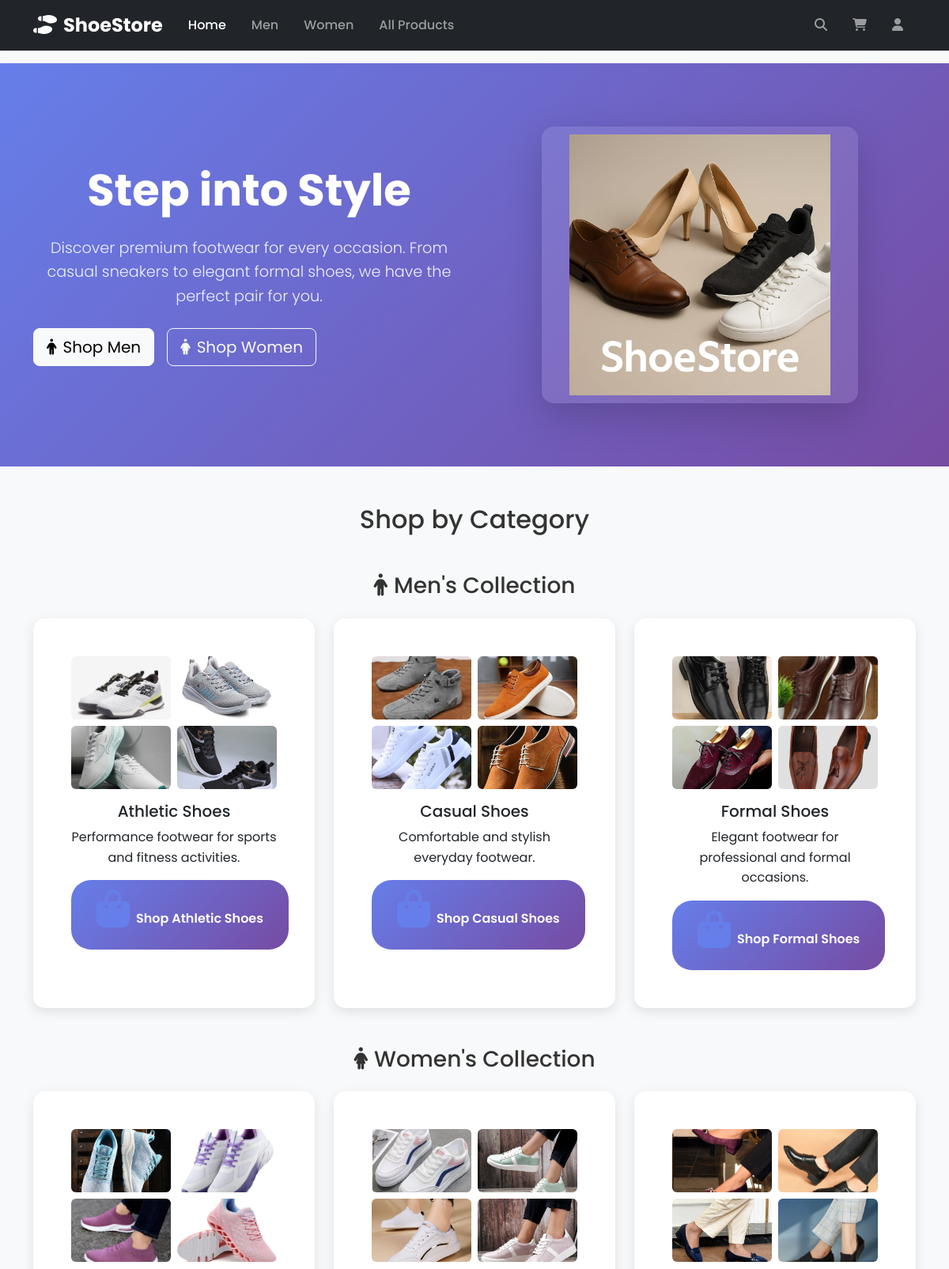
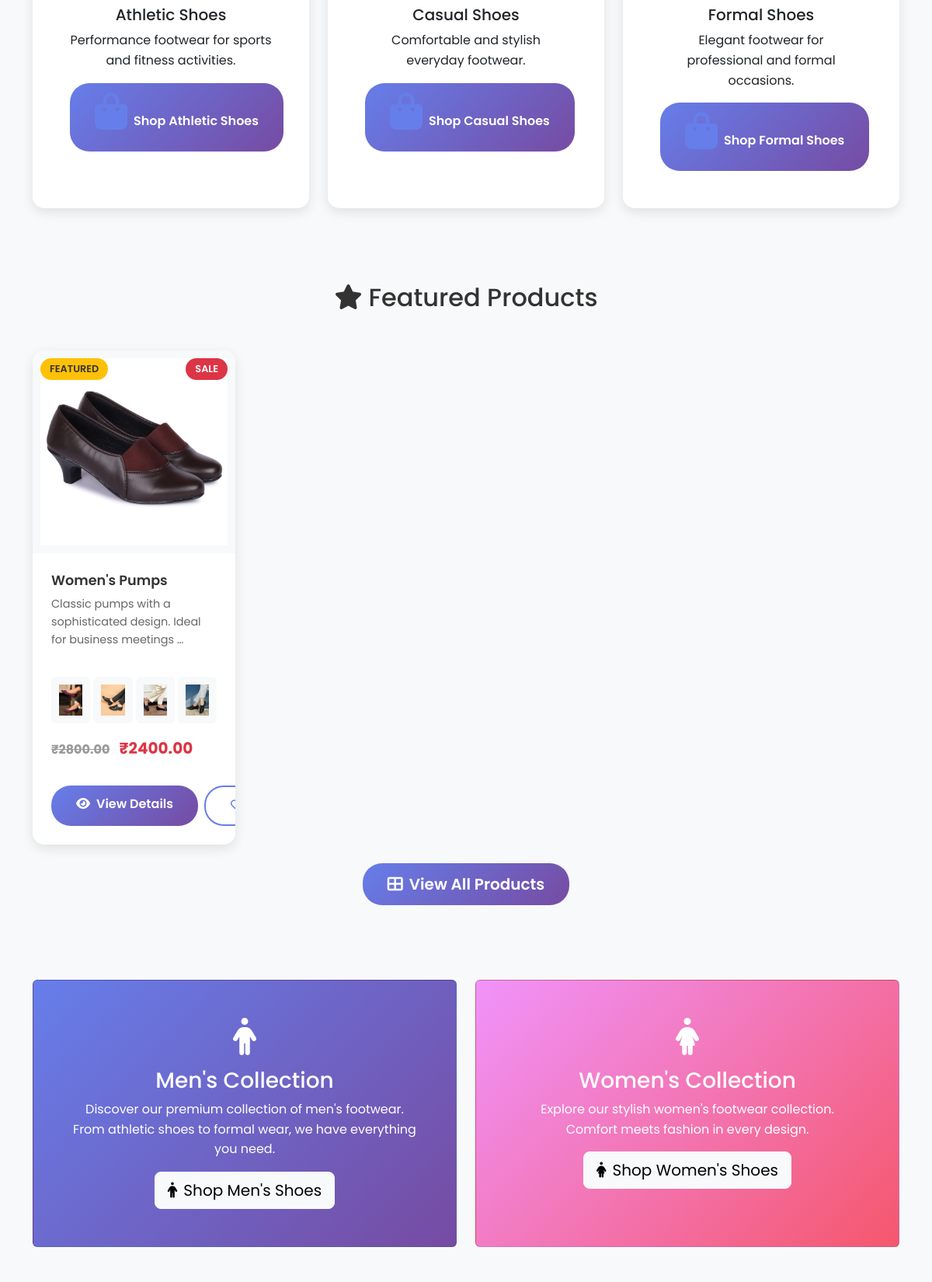
The page / (upper part) on the database its author committed (2 pictures, top to bottom).
### store/models.py (models this page shows, shortened)
class Category(models.Model):
    name = models.CharField(max_length=100)
    slug = models.SlugField(max_length=100, unique=True)
    description = models.TextField(blank=True)
    image = models.ImageField(upload_to='categories/', blank=True, null=True)
    class Meta:
        verbose_name_plural = 'categories'
        ordering = ['name']

class Product(models.Model):
    GENDER_CHOICES = [
        ('M', 'Men'),
        ('W', 'Women'),
        ('U', 'Unisex'),
    ]
    name = models.CharField(max_length=200)
    slug = models.SlugField(max_length=200, unique=True)
    category = models.ForeignKey(Category, related_name='products', on_delete=models.CASCADE)
    gender = models.CharField(max_length=1, choices=GENDER_CHOICES, default='U')
    description = models.TextField()
    price = models.DecimalField(max_digits=10, decimal_places=2)
    sale_price = models.DecimalField(max_digits=10, decimal_places=2, blank=True, null=True)
    image = models.ImageField(upload_to='products/', blank=True, null=True)
    available = models.BooleanField(default=True)
    created = models.DateTimeField(auto_now_add=True)
    updated = models.DateTimeField(auto_now=True)
    featured = models.BooleanField(default=False)
    class Meta:
        ordering = ['name']
        indexes = [
            models.Index(fields=['id', 'slug']),
        ]
    def get_absolute_url(self):
        return reverse('store:product_detail', args=[self.slug])
    @property
    def is_on_sale(self):
        return self.sale_price is not None and self.sale_price < self.price
    def get_static_image_path(self):
        if self.gender == 'M':
            gender_path = 'men'
        elif self.gender == 'W':
            gender_path = 'women'
        else:
            gender_path = 'men'
        category_mapping = {
            'athletic': 'athletic',
            'casual': 'casual',
            'formal': 'formal'
        }
        category_dir = category_mapping.get(self.category.slug, 'casual')
        image_dir = f'static/images/{gender_path}/{category_dir}/'
        try:
            image_files = [f for f in os.listdir(image_dir) if f.lower().endswith(('.jpg', '.jpeg', '.png', '.webp', '.gif', '.avif'))]
            if image_files:
                selected_image = image_files[self.id % len(image_files)]
                if os.path.exists(os.path.join(image_dir, selected_image)):
                    return static(f'images/{gender_path}/{category_dir}/{selected_image}')
                else:
                    for img_file in image_files:
                        if os.path.exists(os.path.join(image_dir, img_file)):
                            return static(f'images/{gender_path}/{category_dir}/{img_file}')
            else:
                return static('images/placeholder.svg')
        except (OSError, FileNotFoundError):
            return static('images/placeholder.svg')
        return static('images/placeholder.svg')
    @property
    def static_image_url(self):
        return self.get_static_image_path()
    def get_category_gender_images(self):
        category_mapping = {
            'athletic': 'athletic',
            'casual': 'casual',
            'formal': 'formal'
        }
        category_dir = category_mapping.get(self.category.slug, 'casual')
        gender_path = 'men' if self.gender == 'M' else 'women'
        image_dir = f'static/images/{gender_path}/{category_dir}/'
        images = []
        try:
            for fname in os.listdir(image_dir):
                if fname.lower().endswith(('.jpg', '.jpeg', '.png', '.webp', '.gif', '.avif')):
                    images.append(static(f'images/{gender_path}/{category_dir}/{fname}'))
        except (OSError, FileNotFoundError):
            pass
        if not images:
            images = [static('images/placeholder.svg')]
        return images
    @property
    def category_images(self):
        return self.get_category_gender_images()

### store/views.py (the view)
# urls.py: 2. Add a URL to urlpatterns:  path('', views.home, name='home')
def home(request):
    featured_products = Product.objects.filter(featured=True, available=True)[:6]
    categories = Category.objects.all()
    category_images = {}
    for category in categories:
        category_images[category.slug] = {}
        for gender in ['men', 'women']:
            images = []
            image_dir = f'static/images/{gender}/{category.slug}/'
            try:
                import os
                image_files = [f for f in os.listdir(image_dir) if f.lower().endswith(('.jpg', '.jpeg', '.png', '.webp', '.gif', '.avif'))]
                for img_file in image_files[:4]:  # Limit to 4 images per gender per category
                    images.append(f'images/{gender}/{category.slug}/{img_file}')
            except (OSError, FileNotFoundError):
                continue
            category_images[category.slug][gender] = images
    context = {
        'featured_products': featured_products,
        'categories': categories,
        'category_images': category_images,
    }
    return render(request, 'store/home.html', context)

### templates/store/home.html (shortened to what this page needs)
{% extends 'store/base.html' %}
{% load static dict_extras %}
{% block content %}
<section class="hero-section">
    <div class="container">
        <div class="row align-items-center">
            <div class="col-lg-6 col-md-12 mb-4 mb-lg-0">
                <h1 class="display-4 fw-bold mb-4">Step into Style</h1>
                <p class="lead mb-4">Discover premium footwear for every occasion. From casual sneakers to elegant formal shoes, we have the perfect pair for you.</p>
                <div class="d-flex flex-column flex-sm-row gap-3">
                    <a href="{% url 'store:men_shoes' %}" class="btn btn-light btn-lg">
                        <i class="fas fa-male me-2"></i>Shop Men
                    </a>
                    <a href="{% url 'store:women_shoes' %}" class="btn btn-outline-light btn-lg">
                        <i class="fas fa-female me-2"></i>Shop Women
                    </a>
                </div>
            </div>
            <div class="col-lg-6 col-md-12 text-center">
                <img src="{% static 'images/premium.jpg.jpg' %}" alt="Premium Shoes" class="img-fluid rounded shadow-lg">
            </div>
        </div>
    </div>
</section>
<section class="py-5">
    <div class="container">
        <h2 class="text-center mb-5">Shop by Category</h2>
        <h3 class="text-center mb-4">
            <i class="fas fa-male me-2"></i>Men's Collection
        </h3>
        <div class="row g-4 mb-5">
            {% for category in categories %}
            {% with men_images=category_images|dict_get:category.slug|dict_get:'men' %}
            <div class="col-xl-4 col-lg-6 col-md-6 col-sm-12">
                <div class="category-card card h-100">
                    <div class="card-body text-center">
                        <div class="category-images-preview mb-3">
                            <div class="row g-2">
                                {% for image_path in men_images|slice:":4" %}
                                <div class="col-6">
                                    <img src="{% static image_path %}" class="img-fluid rounded" alt="{{ category.name }}" style="height: 80px; object-fit: cover; width: 100%;">
                                </div>
                                {% endfor %}
                            </div>
                        </div>
                        <h5 class="card-title">{{ category.name }}</h5>
                        <p class="card-text">{{ category.description|truncatewords:15 }}</p>
                        <a href="{% url 'store:category_detail' category.slug %}" class="btn btn-primary">
                            <i class="fas fa-shopping-bag me-2"></i>Shop {{ category.name }}
                        </a>
                    </div>
                </div>
            </div>
            {% endwith %}
            {% endfor %}
        </div>
        <h3 class="text-center mb-4">
            <i class="fas fa-female me-2"></i>Women's Collection
        </h3>
        <div class="row g-4">
            {% for category in categories %}
            {% with women_images=category_images|dict_get:category.slug|dict_get:'women' %}
            <div class="col-xl-4 col-lg-6 col-md-6 col-sm-12">
                <div class="category-card card h-100">
                    <div class="card-body text-center">
                        <div class="category-images-preview mb-3">
                            <div class="row g-2">
                                {% for image_path in women_images|slice:":4" %}
                                <div class="col-6">
                                    <img src="{% static image_path %}" class="img-fluid rounded" alt="{{ category.name }}" style="height: 80px; object-fit: cover; width: 100%;">
                                </div>
                                {% endfor %}
                            </div>
                        </div>
                        <h5 class="card-title">{{ category.name }}</h5>
                        <p class="card-text">{{ category.description|truncatewords:15 }}</p>
                        <a href="{% url 'store:category_detail' category.slug %}" class="btn btn-primary">
                            <i class="fas fa-shopping-bag me-2"></i>Shop {{ category.name }}
                        </a>
                    </div>
                </div>
            </div>
            {% endwith %}
            {% endfor %}
        </div>
    </div>
</section>
{% if featured_products %}
<section class="py-5 bg-light">
    <div class="container">
        <h2 class="text-center mb-5">
            <i class="fas fa-star me-2"></i>Featured Products
        </h2>
        <div class="row g-4">
            {% for product in featured_products %}
            <div class="col-xl-3 col-lg-4 col-md-6 col-sm-12">
                <div class="product-card card h-100" data-category="{{ product.category.slug }}" data-gender="{{ product.gender }}">
                    {% if product.is_on_sale %}
                    <div class="sale-badge">SALE</div>
                    {% endif %}
                    {% if product.featured %}
                    <div class="featured-badge">FEATURED</div>
                    {% endif %}
                    <img src="{{ product.static_image_url }}" class="card-img-top" alt="{{ product.name }}">
                    <div class="card-body d-flex flex-column">
                        <h5 class="card-title">{{ product.name }}</h5>
                        <p class="card-text">{{ product.description|truncatewords:10 }}</p>
                        <div class="category-images-carousel mb-3">
                            <div class="row g-1">
                                {% for image_url in product.category_images|slice:":4" %}
                                <div class="col-3">
                                    <img src="{{ image_url }}" class="img-fluid rounded" alt="{{ product.name }} - {{ forloop.counter }}" style="height: 60px; object-fit: cover;">
                                </div>
                                {% endfor %}
                            </div>
                        </div>
                        <div class="product-price mt-auto">
                            {% if product.is_on_sale %}
                            <span class="original-price">₹{{ product.price }}</span>
                            <span class="sale-price">₹{{ product.sale_price }}</span>
                            {% else %}
                            ₹{{ product.price }}
                            {% endif %}
                        </div>
                        <div class="d-flex flex-column flex-sm-row gap-2 mt-3">
                            <a href="{{ product.get_absolute_url }}" class="btn btn-primary flex-fill">
                                <i class="fas fa-eye me-2"></i>View Details
                            </a>
                            <button class="btn btn-outline-primary wishlist-btn" data-bs-toggle="tooltip" title="Add to Wishlist">
                                <i class="far fa-heart"></i>
                            </button>
                        </div>
                    </div>
                </div>
            </div>
            {% endfor %}
        </div>
        <div class="text-center mt-4">
            <a href="{% url 'store:product_list' %}" class="btn btn-primary btn-lg">
                <i class="fas fa-th-large me-2"></i>View All Products
            </a>
        </div>
    </div>
</section>
{% endif %}
<section class="py-5">
    <div class="container">
        <div class="row g-4">
            <div class="col-lg-6 col-md-12">
                <div class="card h-100" style="background: linear-gradient(135deg, #667eea 0%, #764ba2 100%); color: white;">
                    <div class="card-body text-center p-4 p-lg-5">
                        <i class="fas fa-male fa-3x mb-3"></i>
                        <h3 class="card-title">Men's Collection</h3>
                        <p class="card-text">Discover our premium collection of men's footwear. From athletic shoes to formal wear, we have everything you need.</p>
                        <a href="{% url 'store:men_shoes' %}" class="btn btn-light btn-lg">
                            <i class="fas fa-male me-2"></i>Shop Men's Shoes
                        </a>
                    </div>
                </div>
            </div>
            <div class="col-lg-6 col-md-12">
                <div class="card h-100" style="background: linear-gradient(135deg, #f093fb 0%, #f5576c 100%); color: white;">
                    <div class="card-body text-center p-4 p-lg-5">
                        <i class="fas fa-female fa-3x mb-3"></i>
                        <h3 class="card-title">Women's Collection</h3>
                        <p class="card-text">Explore our stylish women's footwear collection. Comfort meets fashion in every design.</p>
                        <a href="{% url 'store:women_shoes' %}" class="btn btn-light btn-lg">
                            <i class="fas fa-female me-2"></i>Shop Women's Shoes
                        </a>
                    </div>
                </div>
            </div>
        </div>
    </div>
</section>
{% endblock %}

### rows shown on the page
Category: slug "athletic" (drawn), name "Athletic Shoes", description "Performance footwear for sports and fitness activities."
Category: slug "casual" (drawn), name "Casual Shoes", description "Comfortable and stylish everyday footwear."
Category: name "Formal Shoes", description "Elegant footwear for professional and formal occasions."
Product: shows "SALE", featured "FEATURED", static_image_url (picture), name "Women's Pumps", description "Classic pumps with a sophisticated design. Ideal for business meetings …", price "2800.00", sale_price "2400.00"
